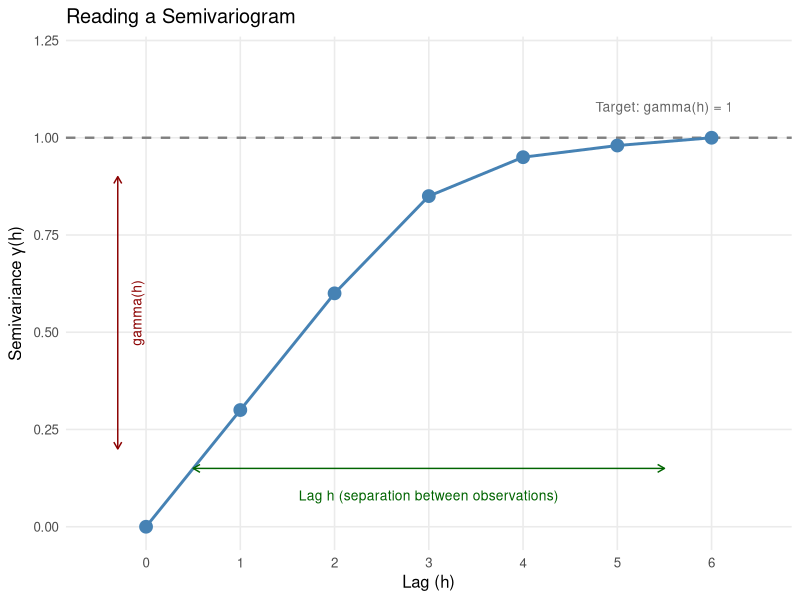
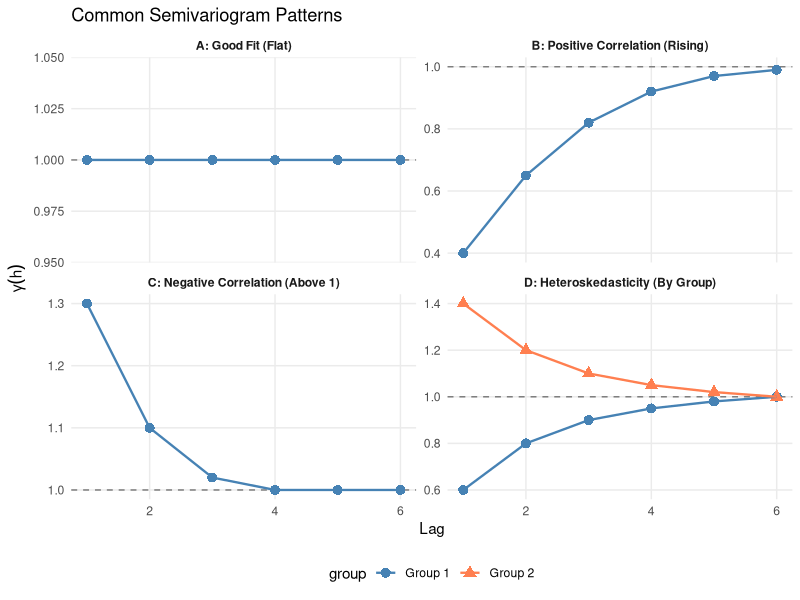
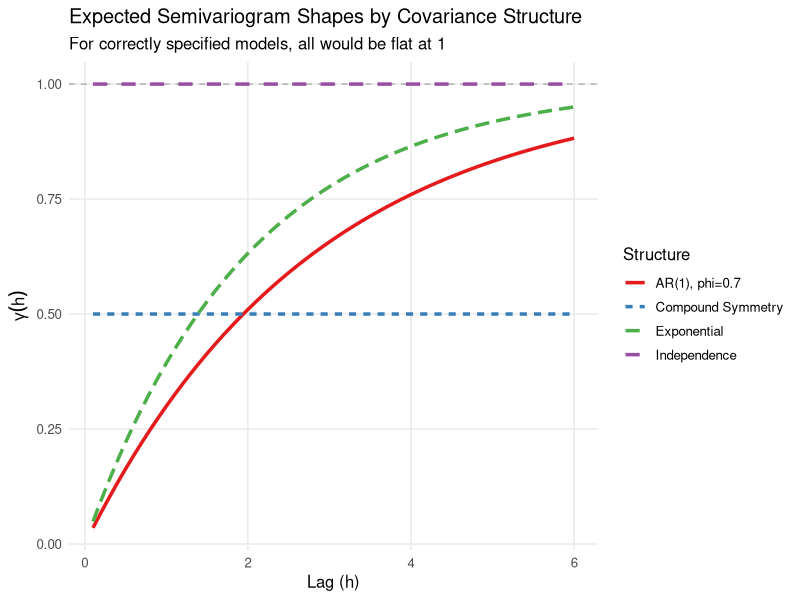
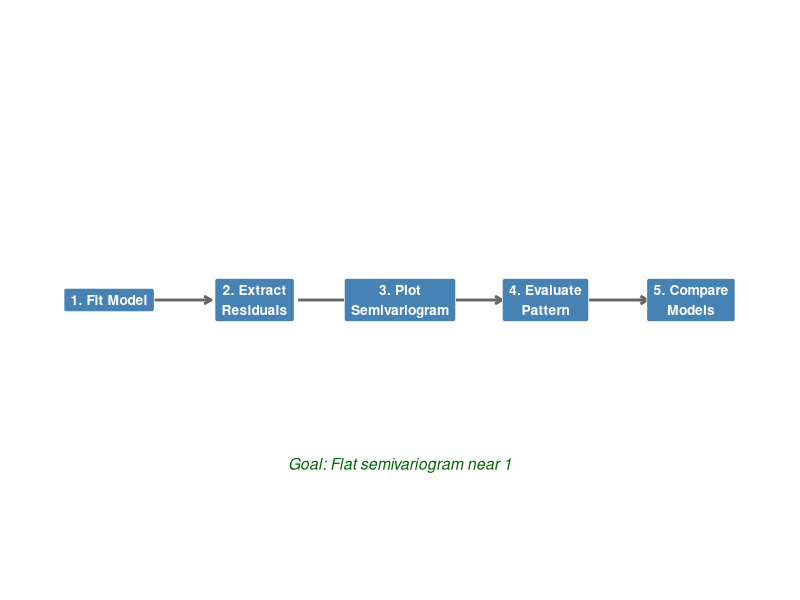
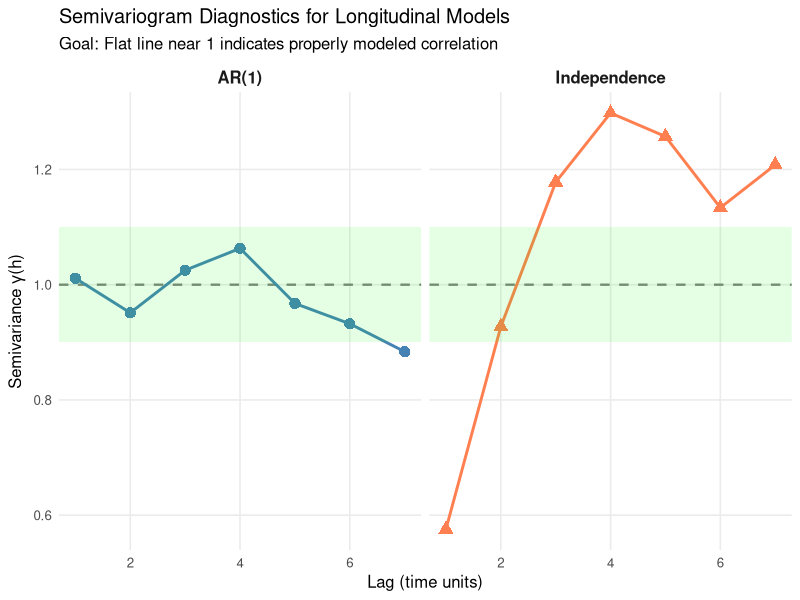

Recreate these plots in R, in order.
## ---- chunk 1
#| label: setup
#| include: false

library(nlme)
library(ggplot2)
library(dplyr)
library(tidyr)

set.seed(667)
## ---- chunk 2
#| label: fig-axes-demo
#| fig-cap: "Anatomy of a semivariogram plot"
#| fig-width: 7
#| fig-height: 4

# Create demonstration data
demo_data <- data.frame(
  lag = 0:6,
  semivariance = c(0, 0.3, 0.6, 0.85, 0.95, 0.98, 1.0)
)

ggplot(demo_data, aes(x = lag, y = semivariance)) +

  geom_hline(yintercept = 1, linetype = "dashed", color = "gray50", linewidth = 0.8) +
  geom_point(size = 4, color = "steelblue") +
  geom_line(color = "steelblue", linewidth = 1) +
  annotate("text", x = 5.5, y = 1.08, label = "Target: gamma(h) = 1",
           color = "gray40", size = 3.5) +
  annotate("segment", x = 0.5, xend = 5.5, y = 0.15, yend = 0.15,
           arrow = arrow(length = unit(0.2, "cm"), ends = "both"),
           color = "darkgreen") +
  annotate("text", x = 3, y = 0.08, label = "Lag h (separation between observations)",
           color = "darkgreen", size = 3.5) +

annotate("segment", x = -0.3, xend = -0.3, y = 0.2, yend = 0.9,
           arrow = arrow(length = unit(0.2, "cm"), ends = "both"),
           color = "darkred") +
  annotate("text", x = -0.1, y = 0.55, label = "gamma(h)", angle = 90,
           color = "darkred", size = 3.5, hjust = 0.5) +
  scale_x_continuous(breaks = 0:6, limits = c(-0.5, 6.5)) +
  scale_y_continuous(limits = c(0, 1.2)) +
  labs(x = "Lag (h)",
       y = expression(paste("Semivariance ", gamma, "(h)")),
       title = "Reading a Semivariogram") +
  theme_minimal(base_size = 12) +
  theme(panel.grid.minor = element_blank())
## ---- chunk 3
#| label: fig-patterns
#| fig-cap: "Common semivariogram patterns and their interpretations"
#| fig-width: 9
#| fig-height: 6

# Create example patterns
patterns <- data.frame(
  lag = rep(1:6, 4),
  pattern = rep(c("A: Good Fit (Flat)",
                  "B: Positive Correlation (Rising)",
                  "C: Negative Correlation (Above 1)",
                  "D: Heteroskedasticity (By Group)"), each = 6),
  semivariance = c(
    rep(1, 6),                              # Good fit
    c(0.4, 0.65, 0.82, 0.92, 0.97, 0.99),   # AR(1) not modeled
    c(1.3, 1.1, 1.02, 1.0, 1.0, 1.0),       # Negative correlation
    c(0.6, 0.8, 0.9, 0.95, 0.98, 1.0)       # One group example
  )
)

# Add second group for heteroskedasticity panel
patterns_hetero <- data.frame(
  lag = 1:6,
  pattern = rep("D: Heteroskedasticity (By Group)", 6),
  semivariance = c(1.4, 1.2, 1.1, 1.05, 1.02, 1.0),
  group = "Group 2"
)

patterns$group <- "Group 1"
patterns <- rbind(patterns, patterns_hetero)

ggplot(patterns, aes(x = lag, y = semivariance, color = group, shape = group)) +
  geom_hline(yintercept = 1, linetype = "dashed", color = "gray50") +
  geom_point(size = 3) +
  geom_line(linewidth = 0.8) +
  facet_wrap(~pattern, ncol = 2, scales = "free_y") +
  scale_color_manual(values = c("Group 1" = "steelblue", "Group 2" = "coral")) +
  labs(x = "Lag",
       y = expression(gamma(h)),
       title = "Common Semivariogram Patterns") +
  theme_minimal(base_size = 11) +
  theme(legend.position = "bottom",
        strip.text = element_text(face = "bold"),
        panel.grid.minor = element_blank())
## ---- chunk 4
#| label: fig-covariance-shapes
#| fig-cap: "Semivariogram shapes for different covariance structures"
#| fig-width: 9
#| fig-height: 5

lag <- seq(0.1, 6, by = 0.1)

cov_shapes <- data.frame(
  lag = rep(lag, 4),
  Structure = rep(c("AR(1), phi=0.7", "Exponential",
                    "Compound Symmetry", "Independence"), each = length(lag)),
  gamma = c(
    1 - 0.7^lag,                           # AR(1)
    1 - exp(-lag/2),                       # Exponential
    c(rep(0.5, length(lag))),              # Compound symmetry (constant rho)
    rep(1, length(lag))                    # Independence
  )
)

ggplot(cov_shapes, aes(x = lag, y = gamma, color = Structure, linetype = Structure)) +
  geom_hline(yintercept = 1, linetype = "dashed", color = "gray70") +
  geom_line(linewidth = 1.2) +
  scale_color_brewer(palette = "Set1") +
  labs(x = "Lag (h)",
       y = expression(gamma(h)),
       title = "Expected Semivariogram Shapes by Covariance Structure",
       subtitle = "For correctly specified models, all would be flat at 1") +
  theme_minimal(base_size = 12) +
  theme(legend.position = "right",
        panel.grid.minor = element_blank())
## ---- chunk 5
#| label: fig-workflow
#| fig-cap: "Decision flowchart for semivariogram diagnostics"
#| fig-width: 8
#| fig-height: 4
#| echo: false

# Create a simple workflow diagram using ggplot
workflow <- data.frame(
  step = factor(1:5),
  label = c("1. Fit Model", "2. Extract\nResiduals", "3. Plot\nSemivariogram",
            "4. Evaluate\nPattern", "5. Compare\nModels"),
  x = c(1, 2, 3, 4, 5),
  y = rep(0, 5)
)

ggplot(workflow, aes(x = x, y = y)) +
  geom_segment(aes(x = x + 0.3, xend = x + 0.7, y = y, yend = y),
               data = workflow[1:4,],
               arrow = arrow(length = unit(0.2, "cm")),
               color = "gray40", linewidth = 1) +
  geom_label(aes(label = label), size = 3.5, fill = "steelblue",
             color = "white", fontface = "bold",
             label.padding = unit(0.4, "lines")) +
  annotate("text", x = 3, y = -0.3,
           label = "Goal: Flat semivariogram near 1",
           size = 4, fontface = "italic", color = "darkgreen") +
  scale_x_continuous(limits = c(0.5, 5.5)) +
  scale_y_continuous(limits = c(-0.5, 0.5)) +
  theme_void()
## ---- chunk 6
#| label: simulate-data

set.seed(667)

# Simulation parameters
n_subjects <- 50
n_times <- 8
phi <- 0.6  # AR(1) correlation parameter
sigma <- 2  # residual SD

# Create data structure
sim_data <- expand.grid(
  time = 1:n_times,
  subject = 1:n_subjects
) |>
  arrange(subject, time)

# Generate AR(1) correlated errors for each subject
generate_ar1_errors <- function(n, phi, sigma) {
  e <- numeric(n)
  e[1] <- rnorm(1, 0, sigma)
  for (t in 2:n) {
    e[t] <- phi * e[t-1] + rnorm(1, 0, sigma * sqrt(1 - phi^2))
  }
  return(e)
}

# Add random effects and AR(1) errors
sim_data <- sim_data |>
  group_by(subject) |>
  mutate(
    # Random intercept
    b0 = rnorm(1, 0, 3)[1],
    # AR(1) errors
    error = generate_ar1_errors(n(), phi, sigma),
    # Fixed effects: intercept + time effect
    y = 10 + 0.5 * time + b0 + error
  ) |>
  ungroup()

# Convert to appropriate types for nlme
sim_data$subject <- factor(sim_data$subject)

head(sim_data, 16)
## ---- chunk 7
#| label: fit-models

# Model 1: Independence (ignoring correlation)
fit_indep <- lme(y ~ time,
                 random = ~ 1 | subject,
                 data = sim_data,
                 method = "REML")

# Model 2: AR(1) correlation structure
fit_ar1 <- lme(y ~ time,
               random = ~ 1 | subject,
               correlation = corAR1(form = ~ time | subject),
               data = sim_data,
               method = "REML")

# Compare model summaries
cat("=== Independence Model ===\n")
summary(fit_indep)$tTable

cat("\n=== AR(1) Model ===\n")
summary(fit_ar1)$tTable
cat("\nEstimated phi:", coef(fit_ar1$modelStruct$corStruct, unconstrained = FALSE))
## ---- chunk 8
#| label: extract-variograms

# Compute semivariograms using normalized residuals
vario_indep <- Variogram(fit_indep, resType = "normalized", form = ~ time | subject)
vario_ar1 <- Variogram(fit_ar1, resType = "normalized", form = ~ time | subject)

# View the variogram data
cat("Independence Model Semivariogram:\n")
print(vario_indep)

cat("\nAR(1) Model Semivariogram:\n")
print(vario_ar1)
## ---- chunk 9
#| label: fig-comparison
#| fig-cap: "Semivariogram comparison: Independence vs. AR(1) model"
#| fig-width: 10
#| fig-height: 5

# Combine variogram data for plotting
vario_indep$Model <- "Independence"
vario_ar1$Model <- "AR(1)"

vario_combined <- rbind(
  data.frame(vario_indep),
  data.frame(vario_ar1)
)

# Create comparison plot
ggplot(vario_combined, aes(x = dist, y = variog)) +
  geom_hline(yintercept = 1, linetype = "dashed", color = "gray50", linewidth = 0.8) +
  geom_point(aes(color = Model, shape = Model), size = 3.5) +
  geom_line(aes(color = Model, group = Model), linewidth = 1) +
  facet_wrap(~Model) +
  scale_color_manual(values = c("Independence" = "coral", "AR(1)" = "steelblue")) +
  scale_shape_manual(values = c("Independence" = 17, "AR(1)" = 16)) +
  labs(x = "Lag (time units)",
       y = expression(paste("Semivariance ", gamma, "(h)")),
       title = "Semivariogram Diagnostics for Longitudinal Models",
       subtitle = "Goal: Flat line near 1 indicates properly modeled correlation") +
  theme_minimal(base_size = 12) +
  theme(legend.position = "none",
        strip.text = element_text(face = "bold", size = 12),
        panel.grid.minor = element_blank()) +
  annotate("rect", xmin = -Inf, xmax = Inf, ymin = 0.9, ymax = 1.1,
           alpha = 0.1, fill = "green")
## ---- chunk 10
#| label: interpretation

# Calculate mean deviation from 1
mean_dev_indep <- mean(abs(vario_indep$variog - 1))
mean_dev_ar1 <- mean(abs(vario_ar1$variog - 1))

cat("Mean absolute deviation from 1:\n")
cat("  Independence model:", round(mean_dev_indep, 3), "\n")
cat("  AR(1) model:", round(mean_dev_ar1, 3), "\n\n")

# Model comparison
cat("Model Comparison:\n")
cat("  Independence AIC:", round(AIC(fit_indep), 2), "\n")
cat("  AR(1) AIC:", round(AIC(fit_ar1), 2), "\n")
cat("  Difference:", round(AIC(fit_indep) - AIC(fit_ar1), 2),
    "(positive = AR(1) preferred)\n")
